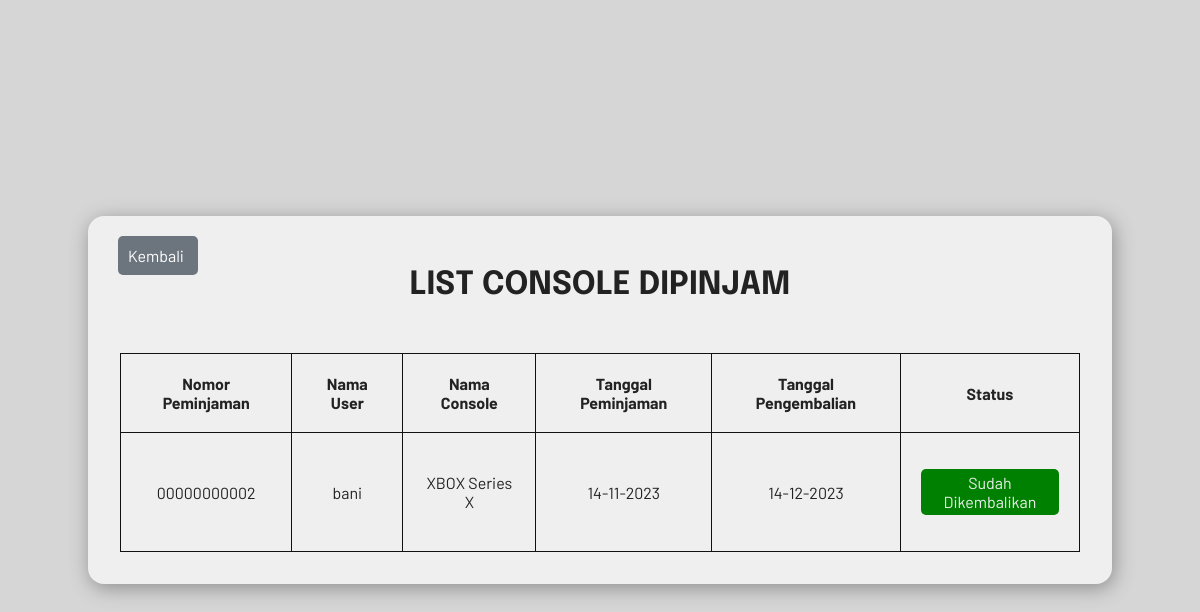
Page /views/listConsolePinjam.php?status=1 (signed in) on the committed database.
### tables this page shows
CREATE TABLE `transaksi` (
  `id_transaksi` int(11) UNSIGNED ZEROFILL NOT NULL,
  `id_user` int(11) NOT NULL,
  `id_console` int(11) NOT NULL,
  `tgl_awal` date NOT NULL,
  `tgl_akhir` date NOT NULL,
  `status` tinyint(1) NOT NULL
);

CREATE TABLE `akun` (
  `id_user` int(11) NOT NULL,
  `username` varchar(50) NOT NULL,
  `password` varchar(255) NOT NULL,
  `type` varchar(20) NOT NULL
);

CREATE TABLE `console` (
  `id_console` int(11) NOT NULL,
  `nama_console` varchar(50) NOT NULL,
  `harga` int(11) NOT NULL,
  `gambar` varchar(255) NOT NULL
);

### inc/tableKembali.php (the view)
<table>
    <thead>
        <tr>
            <th>Nomor Peminjaman</th>
            <th>Nama User</th>
            <th>Nama Console</th>
            <th>Tanggal Peminjaman</th>
            <th>Tanggal Pengembalian</th>
            <th>Status</th>
        </tr>
    </thead>
    <tbody>
        <?php if (!empty($trans)) : ?>
            <?php foreach ($trans as $transaksi) : ?>
                <tr>
                    <td><?= $transaksi["id_transaksi"] ?></td>
                    <td><?= $transaksi["username"] ?></td>
                    <td><?= $transaksi["nama_console"] ?></td>
                    <td><?= date("d-m-Y", strtotime($transaksi["tgl_awal"])) ?></td>
                    <td><?= date("d-m-Y", strtotime($transaksi["tgl_akhir"])) ?></td>
                    <td>
                        <p style='background-color: green; border-radius: 5px; padding: 4px; color: #efefef;'>Sudah Dikembalikan</p>
                    </td>
                </tr>
            <?php endforeach ?>
        <?php endif ?>
    </tbody>
</table>

### style/style.css (style rules this page uses)
:root { --color-bg: #d7d6d6; --bg-headfoot: #121212; }
body { margin: 0; padding: 0; background-color: var(--color-bg); font-family: "Barlow"; }

### style/listConsole.css (style rules this page uses)
:root { --bg-container: #efefef; --primary-color: #222222; --shadow: #8d8d8d; --border-table: #111111; }
body { color: var(--primary-color); }
table { margin-top: 30px; border-collapse: collapse; }
table, td, th { border: 1px solid var(--border-table); }
td { text-align: center; }
th, td { padding: 20px; }

### rows in the picture
transaksi: id_transaksi "00000000002", id_user.username "bani", id_console.nama_console "XBOX Series X", tgl_awal "14-11-2023", tgl_akhir "14-12-2023"
